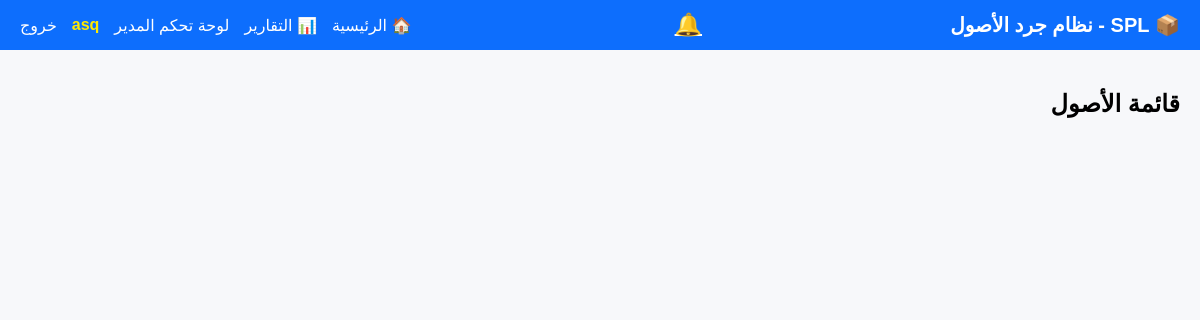
Before: /assets/list/ (signed in) with the older database file.
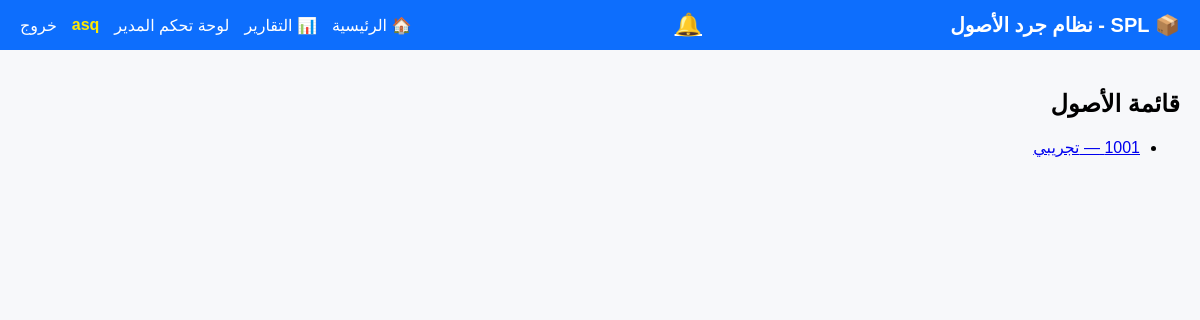
After: the same page with the newer database file.
### assets_app/models.py (models this page shows, shortened)
class Asset(models.Model):
    asset_code = models.CharField(max_length=50, unique=True, verbose_name="رمز الأصل")
    barcode = models.CharField(max_length=100, unique=True, verbose_name="الباركود")
    old_barcode = models.CharField(max_length=100, blank=True, null=True, verbose_name="الباركود القديم")
    description = models.TextField(verbose_name="وصف الأصل")
    main_category = models.CharField(max_length=100, verbose_name="الفئة الرئيسية")
    type = models.CharField(max_length=100, verbose_name="النوع")
    sub_category = models.CharField(max_length=200, verbose_name="الفئة الفرعية")
    region = models.ForeignKey(Region, on_delete=models.SET_NULL, null=True, verbose_name="المنطقة")
    city = models.ForeignKey(City, on_delete=models.SET_NULL, null=True, verbose_name="المدينة")
    building = models.ForeignKey(Building, on_delete=models.SET_NULL, null=True, verbose_name="المبنى")
    status = models.CharField(max_length=50, default="فعال", verbose_name="حالة الأصل")
    condition = models.CharField(max_length=50, blank=True, null=True, verbose_name="حالة الاستخدام")
    custodian_number = models.CharField(max_length=50, blank=True, null=True, verbose_name="رقم صاحب العهدة")
    custodian_name = models.CharField(max_length=150, blank=True, null=True, verbose_name="اسم صاحب العهدة")
    custodian_type = models.CharField(max_length=50, blank=True, null=True, verbose_name="نوع العهدة")
    created_at = models.DateField(verbose_name="تاريخ الإدخال")
    created_by_username = models.CharField(max_length=100, verbose_name="المستخدم المدخل")
    class Meta:
        verbose_name = "أصل"
        verbose_name_plural = "الأصول"

### assets_app/views.py (the view)
# urls.py: path("list/", views.assets_list_view, name="assets_list"),
@login_required
def assets_list_view(request):
    assets = Asset.objects.select_related("region", "city", "building").all().order_by(
        "asset_code"
    )
    return render(request, "assets_app/assets_list.html", {"assets": assets})

### splasset/context_processors.py (called while the page is built)
def user_groups(request):
    if request.user.is_authenticated:
        groups = list(request.user.groups.values_list("name", flat=True))
    else:
        groups = []
    return {"user_groups": groups}

def pending_sessions(request):
    if request.user.is_authenticated:
        count = InventorySession.objects.filter(status="supervisor_under_review").count()
    else:
        count = 0
    return {"pending_count": count}

### templates/assets_app/assets_list.html (shortened to what this page needs)
{% extends 'base.html' %}
{% block content %}
<h2>قائمة الأصول</h2>
<ul>
{% for asset in assets %}
    <li>
        <a href="{% url 'assets_app:asset_detail' asset.id %}">
            {{ asset.asset_code }} — {{ asset.description }}
        </a>
    </li>
{% endfor %}
</ul>
{% endblock %}

Changed rows visible on the page:
added Asset: asset_code "1001", description "تجريبي"
